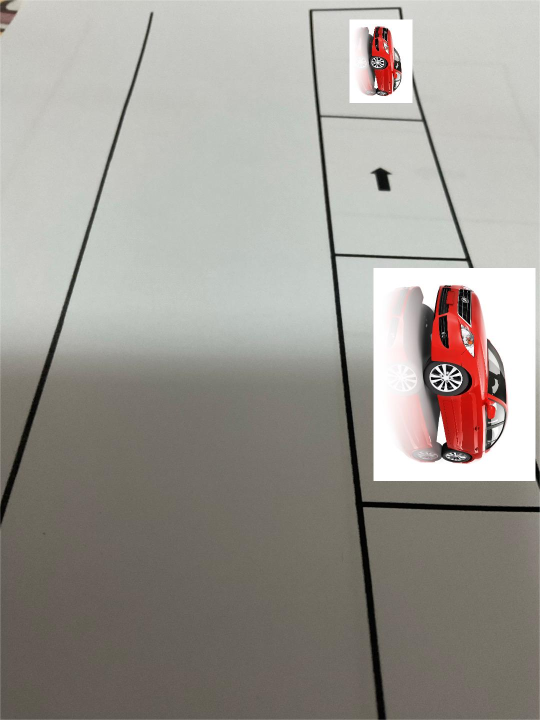
#> input picture datas/line2.jpg, 1080 x 1440 px, found by its file name (shown at 1/2 size)
$ python vision_location_line.py
#> lines starting #> are read from the running program, lines starting #| are printed output that depends on the picture; after the words box and inside, x2 and y2 are one past the last pixel; in counts of white or black regions, pixels touching at a corner belong together; long printed decimals are rounded
import cv2
import math
import numpy as np
from scipy.optimize import least_squares

def fit_line(points):
    def error(p, *data):
        x, y = data
        a, b = p
        return y - (a*x + b)

    x = points[:, 0]
    y = points[:, 1]

    # 初始猜测
    p_init = np.polyfit(x, y, 1)

    # 使用最小二乘法优化直线参数
    result = least_squares(error, p_init, args=(x, y))
    return result.x

def find_lane_middle(image,mode = 'test'):
    gray = cv2.cvtColor(image, cv2.COLOR_BGR2GRAY)
    _, binary = cv2.threshold(gray, 70, 255, cv2.THRESH_BINARY)
    edges = cv2.Canny(binary, 10, 200, apertureSize=3)
    cv2.imshow('Canny Edge', edges)
    lines = cv2.HoughLinesP(edges, 1, np.pi/180, threshold=100, minLineLength=250, maxLineGap=10)
    left_fit = None  # 添加默认值
    right_fit = None  # 添加默认值

    if lines is not None:
        left_lines = []
        right_lines = []

        for i, line in enumerate(lines):
            x1, y1, x2, y2 = line[0]
            slope = (y2 - y1) / (x2 - x1)

            if mode == 'test':
                print(f"{i}slope: {slope}")
                # 在图像上绘制点
                cv2.circle(image, (x1, y1), 10, (255, 0, 0), -1)  # 画一个蓝色的点
                cv2.circle(image, (x2, y2), 10, (255, 0, 0), -1)  # 画一个蓝色的点

                # 在点旁边添加文本标签
                font = cv2.FONT_HERSHEY_SIMPLEX
                font_scale = 1
                font_color = (255, 0, 0)  # 白色字体
                font_thickness = 2

                # 标签位置设定在点的正下方
                text_pos_y1 = y1 + 20
                text_pos_y2 = y2 + 20

                cv2.putText(image, str(i), (x1, text_pos_y1), font, font_scale, font_color, font_thickness)
                cv2.putText(image, str(i), (x2, text_pos_y2), font, font_scale, font_color, font_thickness)

            if abs(slope) > 3:
                print(f"{i}points: ({x1},{y1}),({x2},{y2})")
                if slope > 0:
                    right_lines.append([(x1, y1), (x2, y2)])
                elif slope < 0:
                    left_lines.append([(x1, y1), (x2, y2)])

        # 拟合车道线
        if len(left_lines) > 0:
            left_points = [point for line in left_lines for point in line]
            left_fit = fit_line(np.array(left_points))

            # 绘制左侧车道线
            if left_fit is not None:
                y_top = 0
                y_bottom = image.shape[0]
                left_x_top = int((y_top - left_fit[1]) / left_fit[0])
                left_x_bottom = int((y_bottom - left_fit[1]) / left_fit[0])
                cv2.line(image, (left_x_top, y_top), (left_x_bottom, y_bottom), (255, 0, 0), 10)

        if len(right_lines) > 0:
            right_points = [point for line in right_lines for point in line]
            right_fit = fit_line(np.array(right_points))

            # 绘制右侧车道线
            if right_fit is not None:
                y_top = 0
                y_bottom = image.shape[0]
                right_x_top = int((y_top - right_fit[1]) / right_fit[0])
                right_x_bottom = int((y_bottom - right_fit[1]) / right_fit[0])
                cv2.line(image, (right_x_top, y_top), (right_x_bottom, y_bottom), (0, 0, 255), 10)

        # 计算车道中间位置
        if left_fit is not None and right_fit is not None:
            y_bottom = image.shape[0]
            y_top = 0
            left_bx = int((y_bottom - left_fit[1]) / left_fit[0])
            left_tx = int((y_top - left_fit[1]) / left_fit[0])
            right_bx = int((y_bottom - right_fit[1]) / right_fit[0])
            right_tx = int((y_top - right_fit[1]) / right_fit[0])
            middle_bottom = int((left_bx + right_bx) / 2)
            middle_top = int((left_tx + right_tx) / 2)

            # 绘制车道中间位置
            cv2.line(image, (middle_top, 0), (middle_bottom, image.shape[0]), (0, 255, 0), 10)

            return [middle_bottom, middle_top]
        else:
            return None
    else:
        return None

# 加载图像或视频帧
image = cv2.imread('./datas/line2.jpg')
#> image is the input picture: shape (1440, 1080, 3); mean B, G, R 147.5, 153.6, 157.7
# 在显示图像前进行缩放
scale_percent = 50  # 缩放比例
width = int(image.shape[1] * scale_percent / 100)
#> width = 540
height = int(image.shape[0] * scale_percent / 100)
#> height = 720
dim = (width, height)
#> dim = (540, 720)

# 缩放图像
resized = cv2.resize(image, dim, interpolation = cv2.INTER_AREA)
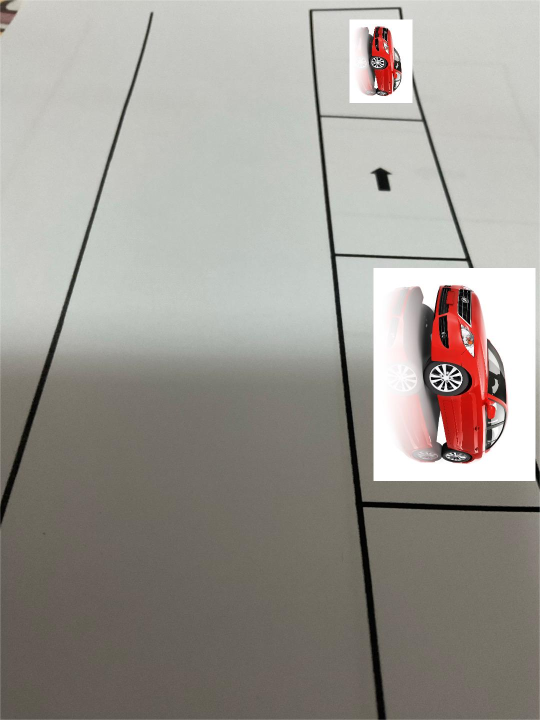
#> resized: shape (720, 540, 3); mean B, G, R 147.6, 153.7, 157.8

height, width, _ = resized.shape

# 计算中间30%区域的坐标
cut_persent = 0.5
start_height = int(height * (1-cut_persent)/2)
#> start_height = 180
end_height = int(height * 1-(1-cut_persent)/2)
#> end_height = 719
start_width = 0
end_width = width
#> end_width = 540
cropped_image = resized[start_height:end_height, start_width:end_width]
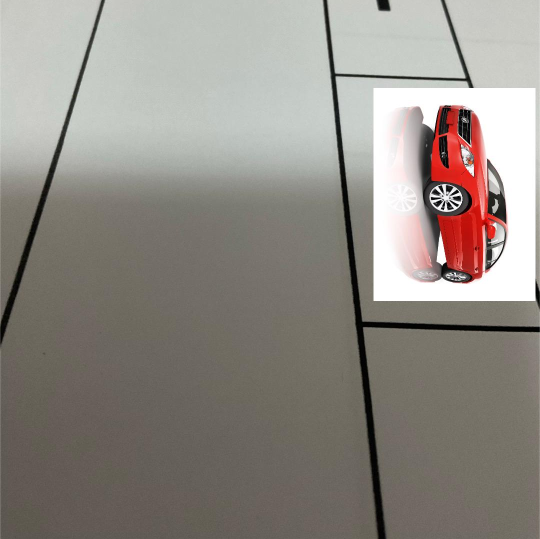
#> cropped_image: shape (539, 540, 3); mean B, G, R 133.2, 139.6, 144.9
# 调用函数找到车道中间位置
middle = find_lane_middle(cropped_image)
#> in find_lane_middle, `gray = cv2.cvtColor(image, cv2.COLOR_BGR2GRAY)`:
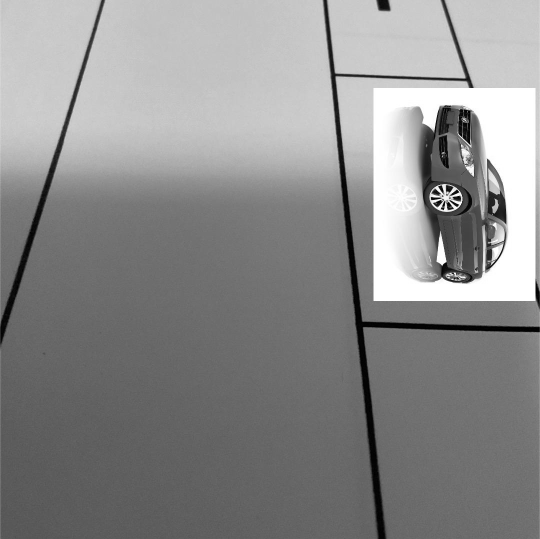
#> gray: shape (539, 540); min 0, max 255, mean 140.5
#> in find_lane_middle, `_, binary = cv2.threshold(gray, 70, 255, cv2.THRESH_BINARY)`:
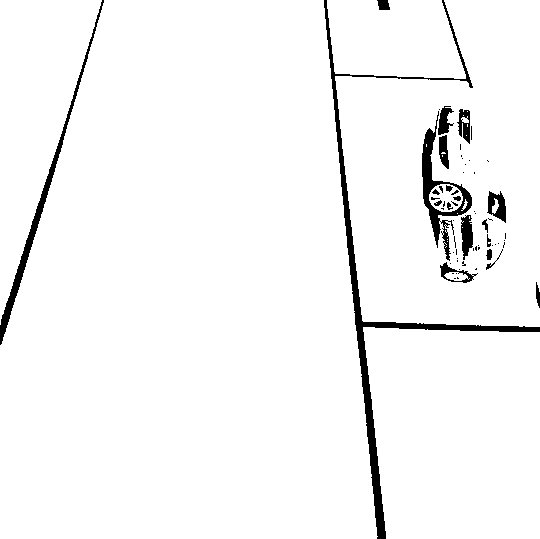
#> binary: shape (539, 540); 96.4% white; 63 black regions (43 under 20 px), largest, box (x1, y1, x2, y2) and area: (324, 0, 540, 539) 4709, (0, 0, 104, 345) 1694, (422, 111, 472, 261) 1556
#> in find_lane_middle, `edges = cv2.Canny(binary, 10, 200, apertureSize=3)`:
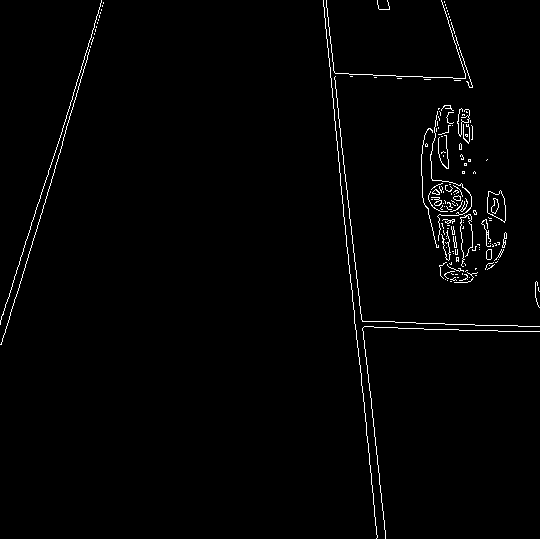
#> edges: shape (539, 540); 1.5% white in thin lines or dots
#> in find_lane_middle, `lines = cv2.HoughLinesP(edges, 1, np.pi/180, threshold=100, minLineLen..`: lines = [[334, 119, 377, 537], [0, 320, 81, 69], [0, 344, 78, 89]]
#> the loop in find_lane_middle, `for i, line in enumerate(lines):` made 3 passes
#> (x1, y1, x2, y2, slope, text_pos_y1, text_pos_y2) on passes 1 to 3: (334, 119, 377, 537, 9.72, 139, 557), (0, 320, 81, 69, -3.1, 340, 89), (0, 344, 78, 89, -3.27, 364, 109)
#| 0slope: 9.721
#| 0points: (334,119),(377,537)
#| 1slope: -3.099
#| 1points: (0,320),(81,69)
#| 2slope: -3.269
#| 2points: (0,344),(78,89)
#> after the loop in find_lane_middle, `for i, line in enumerate(lines):`:
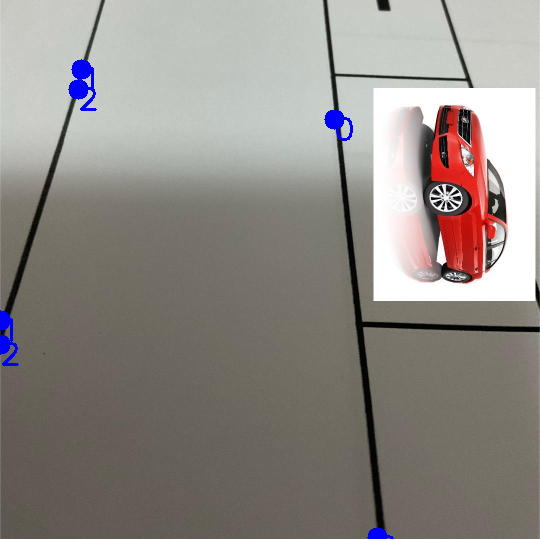
#> image: shape (539, 540, 3); 0.7% of pixels changed, all inside (x1, y1, x2, y2) = (0, 59, 394, 539)
#> after the loop in find_lane_middle, `for i, line in enumerate(lines):`: left_lines = [[(0, 320), (81, 69)], [(0, 344), (78, 89)]]; right_lines = [[(334, 119), (377, 537)]]
#> in find_lane_middle, `left_points = [point for line in left_lines for point in line]`: left_points = [(0, 320), (81, 69), (0, 344), (78, 89)]
#> in fit_line, `x = points[:, 0]`: x = [0, 81, 0, 78]
#> in fit_line, `y = points[:, 1]`: y = [320, 69, 344, 89]
#> in fit_line, `p_init = np.polyfit(x, y, 1)`: p_init = [-3.18, 332.1]
#> in fit_line, `result = least_squares(error, p_init, args=(x, y))`: result = 12 items
#> in find_lane_middle, `left_fit = fit_line(np.array(left_points))`: left_fit = [-3.18, 332.1]
#> in find_lane_middle, `left_x_top = int((y_top - left_fit[1]) / left_fit[0])`: left_x_top = 104
#> in find_lane_middle, `left_x_bottom = int((y_bottom - left_fit[1]) / left_fit[0])`: left_x_bottom = -64
#> in find_lane_middle, `right_points = [point for line in right_lines for point in line]`: right_points = [(334, 119), (377, 537)]
#> in find_lane_middle, `right_fit = fit_line(np.array(right_points))`: right_fit = [9.72, -3127.8]
#> in find_lane_middle, `right_x_top = int((y_top - right_fit[1]) / right_fit[0])`: right_x_top = 321
#> in find_lane_middle, `right_x_bottom = int((y_bottom - right_fit[1]) / right_fit[0])`: right_x_bottom = 377
#> in find_lane_middle, `left_bx = int((y_bottom - left_fit[1]) / left_fit[0])`: left_bx = -64
#> in find_lane_middle, `left_tx = int((y_top - left_fit[1]) / left_fit[0])`: left_tx = 104
#> in find_lane_middle, `right_bx = int((y_bottom - right_fit[1]) / right_fit[0])`: right_bx = 377
#> in find_lane_middle, `right_tx = int((y_top - right_fit[1]) / right_fit[0])`: right_tx = 321
#> in find_lane_middle, `middle_bottom = int((left_bx + right_bx) / 2)`: middle_bottom = 156
#> in find_lane_middle, `middle_top = int((left_tx + right_tx) / 2)`: middle_top = 212
#> in find_lane_middle, `cv2.line(image, (middle_top, 0), (middle_bottom, image.shape[0]), (0, ..`:
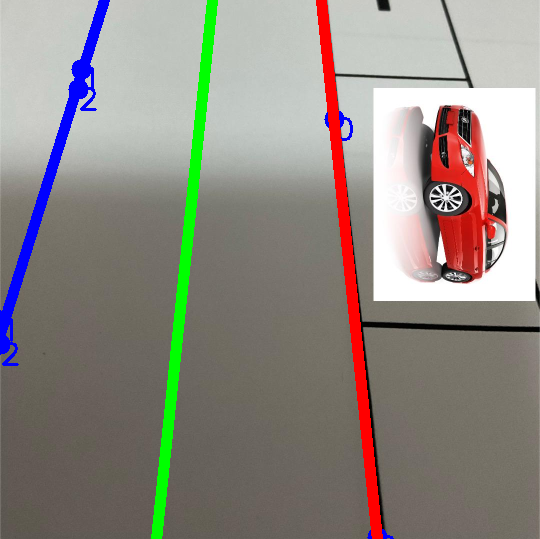
#> image: shape (539, 540, 3); mean B, G, R 131.4, 138.5, 143.7
#> middle = [156, 212]
if middle is not None:
    print(f"Lane Middle: {middle[1]}")
#| Lane Middle: 212
else:
    print("Lane Middle: Not Found")
print(f"Img Midlle: {cropped_image.shape[1]/2}")
#| Img Midlle: 270.0

# 显示结果
# 显示缩放后的图像
cv2.imshow('Lane Middle', cropped_image)
cv2.waitKey(0)
cv2.destroyAllWindows()
